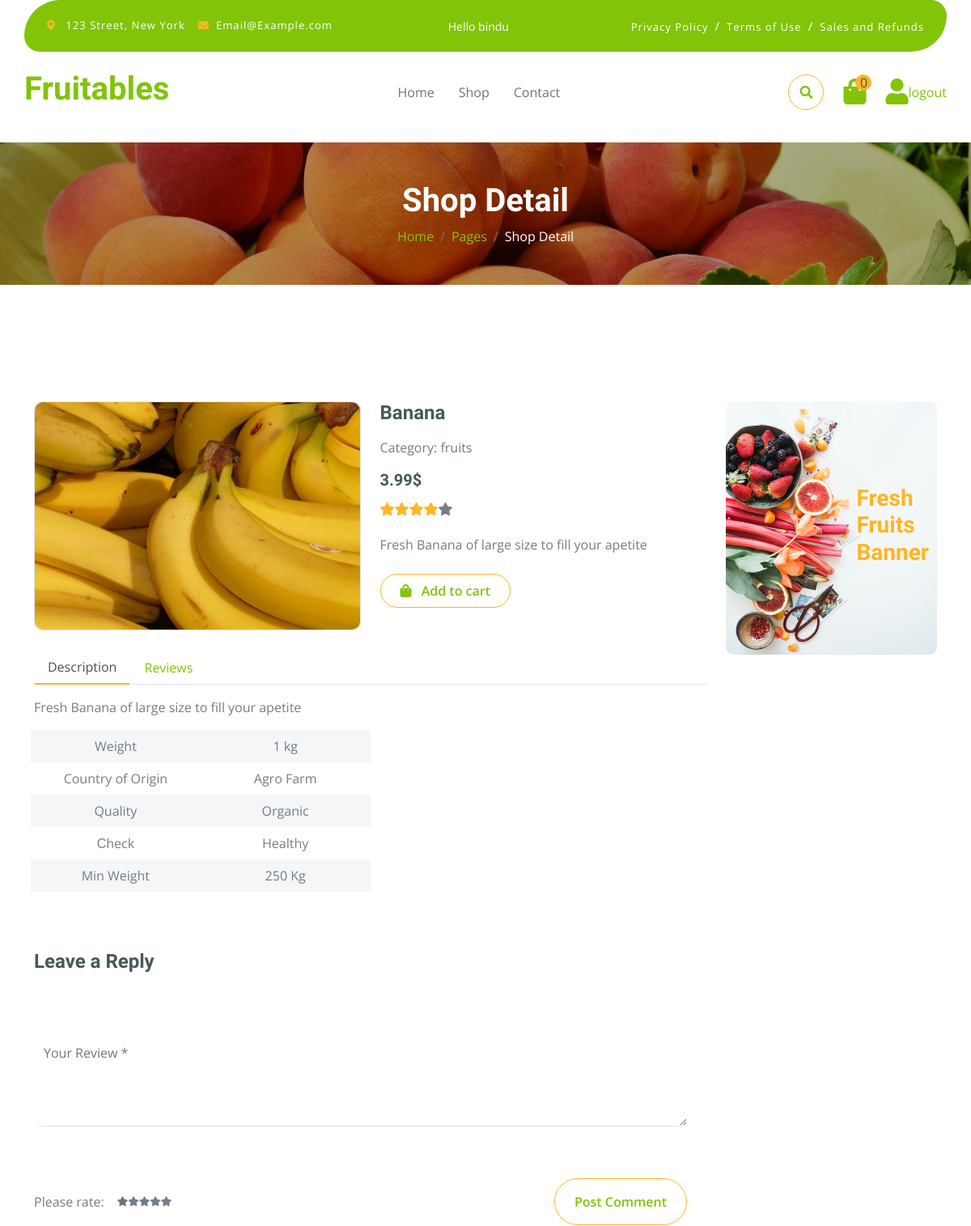
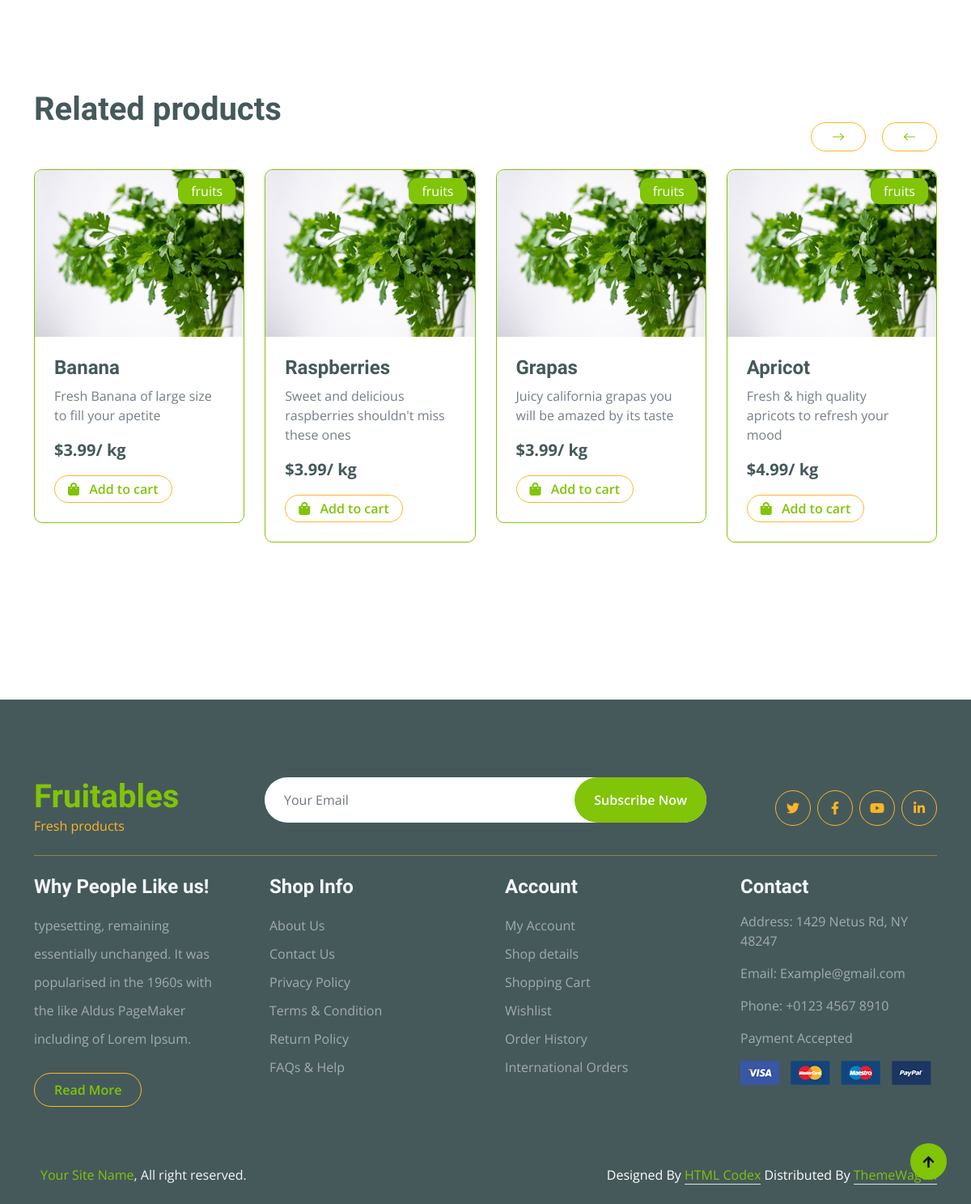
Page /product-detail/1 (signed in) on the committed database (2 pictures, top to bottom).
### shop/models.py (models this page shows, shortened)
class Product(models.Model):
    title = models.CharField(max_length=100)
    description = models.CharField(max_length=300)
    price = models.FloatField()
    image = models.ImageField(upload_to='images/')
    card_image = models.ImageField(upload_to='images/', null=True)
    category = models.CharField(choices=choices, default='fruits', max_length=10, null=True)

### shop/views.py (the view)
# urls.py: path('product-detail/<int:id>', views.product_detail, name='product-detail'),
def product_detail(request, id):
    product = get_object_or_404(Product, id=id)
    context = {'product': product}
    if request.user.is_authenticated:
        if product.category == 'vegetables':
            related_products = Product.objects.filter(category="vegetables")
            context['related_products'] = related_products
        else:
            related_products = Product.objects.filter(category="fruits")
            context['related_products'] = related_products
        cart = Cart.objects.get(user=request.user)
        cart_items = cartItem.objects.filter(cart=cart).count()
        context['cart_count'] = cart_items
    return render(request,'shop/product-detail.html', context=context)

### shop/templates/shop/product-detail.html (shortened to what this page needs)
{% load static %}
<!DOCTYPE html>
<html lang="en">
    {% include "shop/head.html" %}
    <body>
        {% include "shop/navbar.html" %}
        <div class="container-fluid page-header py-5">
            <h1 class="text-center text-white display-6">Shop Detail</h1>
            <ol class="breadcrumb justify-content-center mb-0">
                <li class="breadcrumb-item"><a href="#">Home</a></li>
                <li class="breadcrumb-item"><a href="#">Pages</a></li>
                <li class="breadcrumb-item active text-white">Shop Detail</li>
            </ol>
        </div>
        <div class="container-fluid py-5 mt-5">
            <div class="container py-5">
                <div class="row g-4 mb-5">
                    <div class="col-lg-8 col-xl-9">
                        <div class="row g-4">
                            <div class="col-lg-6">
                                <div class="border rounded">
                                    <a href="#">
                                        <img src="{{product.image.url}}" class="img-fluid rounded" alt="Image">
                                    </a>
                                </div>
                            </div>
                            <div class="col-lg-6">
                                <h4 class="fw-bold mb-3">{{product.title}}</h4>
                                <p class="mb-3">Category: {{product.category}}</p>
                                <h5 class="fw-bold mb-3">{{product.price}}$</h5>
                                <div class="d-flex mb-4">
                                    <i class="fa fa-star text-secondary"></i>
                                    <i class="fa fa-star text-secondary"></i>
                                    <i class="fa fa-star text-secondary"></i>
                                    <i class="fa fa-star text-secondary"></i>
                                    <i class="fa fa-star"></i>
                                </div>
                                <p class="mb-4">{{product.description}}</p>
                                <button id='add-cart' value={{product.id}} class="btn border border-secondary rounded-pill px-4 py-2 mb-4 text-primary"><i class="fa fa-shopping-bag me-2 text-primary"></i> Add to cart</button>
                            </div>
                            <div class="col-lg-12">
                                <nav>
                                    <div class="nav nav-tabs mb-3">
                                        <button class="nav-link active border-white border-bottom-0" type="button" role="tab"
                                            id="nav-about-tab" data-bs-toggle="tab" data-bs-target="#nav-about"
                                            aria-controls="nav-about" aria-selected="true">Description</button>
                                        <button class="nav-link border-white border-bottom-0" type="button" role="tab"
                                            id="nav-mission-tab" data-bs-toggle="tab" data-bs-target="#nav-mission"
                                            aria-controls="nav-mission" aria-selected="false">Reviews</button>
                                    </div>
                                </nav>
                                <div class="tab-content mb-5">
                                    <div class="tab-pane active" id="nav-about" role="tabpanel" aria-labelledby="nav-about-tab">
                                        <p>{{product.description}}</p>
                                        <div class="px-2">
                                            <div class="row g-4">
                                                <div class="col-6">
                                                    <div class="row bg-light align-items-center text-center justify-content-center py-2">
                                                        <div class="col-6">
                                                            <p class="mb-0">Weight</p>
                                                        </div>
                                                        <div class="col-6">
                                                            <p class="mb-0">1 kg</p>
                                                        </div>
                                                    </div>
                                                    <div class="row text-center align-items-center justify-content-center py-2">
                                                        <div class="col-6">
                                                            <p class="mb-0">Country of Origin</p>
                                                        </div>
                                                        <div class="col-6">
                                                            <p class="mb-0">Agro Farm</p>
                                                        </div>
                                                    </div>
                                                    <div class="row bg-light text-center align-items-center justify-content-center py-2">
                                                        <div class="col-6">
                                                            <p class="mb-0">Quality</p>
                                                        </div>
                                                        <div class="col-6">
                                                            <p class="mb-0">Organic</p>
                                                        </div>
                                                    </div>
                                                    <div class="row text-center align-items-center justify-content-center py-2">
                                                        <div class="col-6">
                                                            <p class="mb-0">Сheck</p>
                                                        </div>
                                                        <div class="col-6">
                                                            <p class="mb-0">Healthy</p>
                                                        </div>
                                                    </div>
                                                    <div class="row bg-light text-center align-items-center justify-content-center py-2">
                                                        <div class="col-6">
                                                            <p class="mb-0">Min Weight</p>
                                                        </div>
                                                        <div class="col-6">
                                                            <p class="mb-0">250 Kg</p>
                                                        </div>
                                                    </div>
                                                </div>
                                            </div>
                                        </div>
                                    </div>
                                </div>
                            </div>
                                <h4 class="mb- fw-bold">Leave a Reply</h4>
                                <div class="row g-4">
                                    <div class="col-lg-12">
                                        <div class="border-bottom rounded my-4">
                                            <textarea required name="review" id="user-review" class="form-control border-0" cols="30" rows="4" placeholder="Your Review *" spellcheck="false"></textarea>
                                        </div>
                                   </div>
                                    <div class="col-lg-12">
                                        <div class="d-flex justify-content-between py-3 mb-5">
                                            <div class="d-flex align-items-center">
                                                <p class="mb-0 me-3">Please rate:</p>
                                                <div class="d-flex align-items-center" style="font-size: 12px;">
                                                    <i class="fa fa-star text-muted"></i>
                                                    <i class="fa fa-star"></i>
                                                    <i class="fa fa-star"></i>
                                                    <i class="fa fa-star"></i>
                                                    <i class="fa fa-star"></i>
                                                </div>
                                            </div>
                                            <button id="submit-review" class="btn border border-secondary text-primary rounded-pill px-4 py-3"> Post Comment</button>
                                        </div>
                                    </div>
                                </div>
                        </div>
                    </div>
                    <div class="col-lg-4 col-xl-3">
                        <div class="row g-4 fruite">
                            <div class="col-lg-12">
                                <div class="position-relative">
                                    <img src="{% static 'img/banner-fruits.jpg'%}" class="img-fluid w-100 rounded" alt="">
                                    <div class="position-absolute" style="top: 50%; right: 10px; transform: translateY(-50%);">
                                        <h3 class="text-secondary fw-bold">Fresh <br> Fruits <br> Banner</h3>
                                    </div>
                                </div>
                            </div>
                        </div>
                    </div>
                </div>
                <h1 class="fw-bold mb-0">Related products</h1>
                <div class="vesitable">
                    <div class="owl-carousel vegetable-carousel justify-content-center">
                    {% for product in related_products  %}
                        <div class="border border-primary rounded position-relative vesitable-item">
                            <div class="vesitable-img">
                                <img src="img/vegetable-item-6.jpg" class="img-fluid w-100 rounded-top" alt="">
                            </div>
                            <div class="text-white bg-primary px-3 py-1 rounded position-absolute" style="top: 10px; right: 10px;">{{product.category}}</div>
                            <div class="p-4 pb-0 rounded-bottom">
                                <h4>{{product.title}}</h4>
                                <p>{{product.description}}</p>
                                <div class="d-flex justify-content-between flex-lg-wrap">
                                    <p class="text-dark fs-5 fw-bold">${{product.price}}/ kg</p>
                                    <button value={{product.id}} class="add-cart btn border border-secondary rounded-pill px-3 py-1 mb-4 text-primary"><i class="fa fa-shopping-bag me-2 text-primary"></i> Add to cart</button>
                                </div>
                            </div>
                        </div>
                    {% endfor %}
                    </div>
                </div>
            </div>
        </div>
        {% include "shop/footer.html" %}
    </body>
</html>

### shop/templates/shop/navbar.html (shortened to what this page needs)
{% load static %}
{% block content %}
 <div class="container-fluid fixed-top">
            <div class="container topbar bg-primary d-none d-lg-block">
                <div class="d-flex justify-content-between">
                    <div class="top-info ps-2">
                        <small class="me-3"><i class="fas fa-map-marker-alt me-2 text-secondary"></i> <a href="#" class="text-white">123 Street, New York</a></small>
                        <small class="me-3"><i class="fas fa-envelope me-2 text-secondary"></i><a href="#" class="text-white">Email@Example.com</a></small>
                    </div>
                    {%if user.get_username%}
                    <div>
                        <small class="me-3 text-white">Hello {{user.get_username}}</small>
                    </div>
                    {%endif%}
                    <div class="top-link pe-2">
                        <a href="#" class="text-white"><small class="text-white mx-2">Privacy Policy</small>/</a>
                        <a href="#" class="text-white"><small class="text-white mx-2">Terms of Use</small>/</a>
                        <a href="#" class="text-white"><small class="text-white ms-2">Sales and Refunds</small></a>
                    </div>
                </div>
            </div>
            <div class="container px-0">
                <nav class="navbar navbar-light bg-white navbar-expand-xl">
                    <a href="{% url 'home' %}" class="navbar-brand"><h1 class="text-primary display-6">Fruitables</h1></a>
                    <div class="collapse navbar-collapse bg-white" id="navbarCollapse">
                        <div class="navbar-nav mx-auto">
                            <a href="{% url 'home'%}" class="nav-item nav-link {% if request.path == '/' %}active{% endif %}">Home</a>
                            <a href="{% url 'shop' %}" class="nav-item nav-link {% if request.path == '/shop' %}active{%endif%}">Shop</a>
                            <a href="{% url "contact" %}" class="nav-item nav-link">Contact</a>
                        </div>
                        <div class="d-flex m-3 me-0">
                            <button class="btn-search btn border border-secondary btn-md-square rounded-circle bg-white me-4" data-bs-toggle="modal" data-bs-target="#searchModal"><i class="fas fa-search text-primary"></i></button>
                            <a href="{% url 'user-cart'%}" class="position-relative me-4 my-auto">
                                <i class="fa fa-shopping-bag fa-2x"></i>
                                <span id="cart-count" class="position-absolute bg-secondary rounded-circle d-flex align-items-center justify-content-center text-dark px-1" style="top: -5px; left: 15px; height: 20px; min-width: 20px;">
                                {% if cart_count%}
                                    {{cart_count}}
                                {% else %}
                                0
                                {% endif %}
                                </span>
                            </a>
                            {% if not user.get_username%}
                            <a href="{% url 'register' %}" class="my-auto">
                                <div class="d-flex align-items-center justify-content-center">
                                    <i class="fas fa-user fa-2x"></i>
                                    <a href="{%url 'login'%}">login</a>
                                </div>
                            </a>
                            {%else%}
                                <a href="{% url 'register' %}" class="my-auto">
                                    <div class="d-flex align-items-center justify-content-center">
                                        <i class="fas fa-user fa-2x"></i>
                                        <a href="{%url 'logout'%}">logout</a>
                                    </div>
                                </a>
                            {%endif%}
                        </div>
                    </div>
                </nav>
            </div>
        </div>
{% endblock %}

### rows in the picture
Product: image (picture), title "Banana", category "fruits", price "3.99", description "Fresh Banana of large size to fill your apetite", {{ product.id }} 1 (drawn)
Product: category "fruits", title "Raspberries", description "Sweet and delicious raspberries shouldn't miss these ones", price "3.99", {{ product.id }} 4 (drawn)
Product: category "fruits", title "Grapas", description "Juicy california grapas you will be amazed by its taste", price "3.99", {{ product.id }} 5 (drawn)
Product: category "fruits", title "Apricot", description "Fresh & high quality apricots to refresh your mood", price "4.99", {{ product.id }} 6 (drawn)

### other values in the picture
{{ user.get_username }} "bindu"
